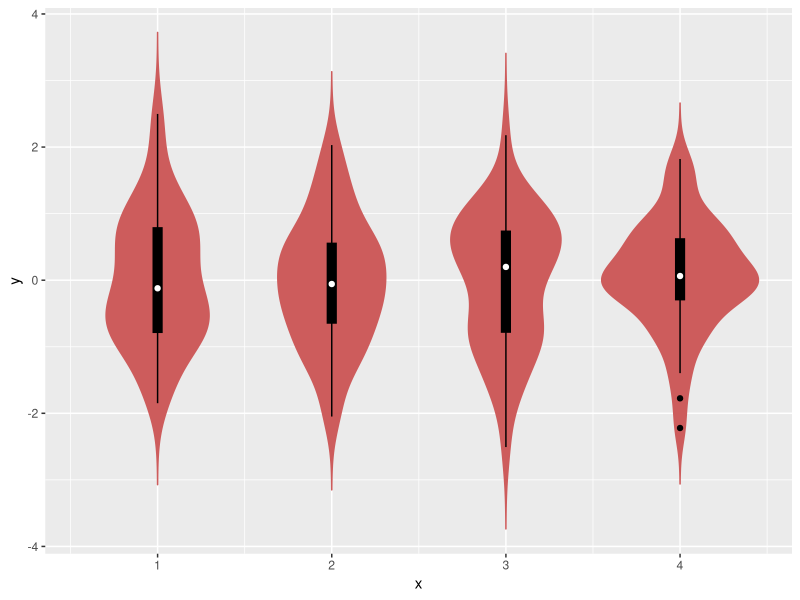

Write the R code that produced this figure.
# --------------------------------------------------------------
# Suggestive violin/box plots, inspired by https://xkcd.com/1967
# --------------------------------------------------------------

require(ggplot2)

geom_suggestive <- function(violin.color = "indianred", box.color = "black", median.color = "white") {
  list(
    geom_violin(trim = FALSE, fill = violin.color, col = violin.color),
    geom_boxplot(width = 0.05, fill = box.color, col = box.color),
    stat_summary(fun.y = median, geom = "point", col = median.color)
  )
}

# --------------------------------------------------------------

# Data set for testing
num.plots <- 4
num.data.per.plot <- 50
df.test <- data.frame(x = rep(1:num.plots, each = num.data.per.plot), y = rnorm(num.plots*num.data.per.plot))

# Test
ggplot(df.test, aes(x, y, group = x)) + geom_suggestive()

# --------------------------------------------------------------
